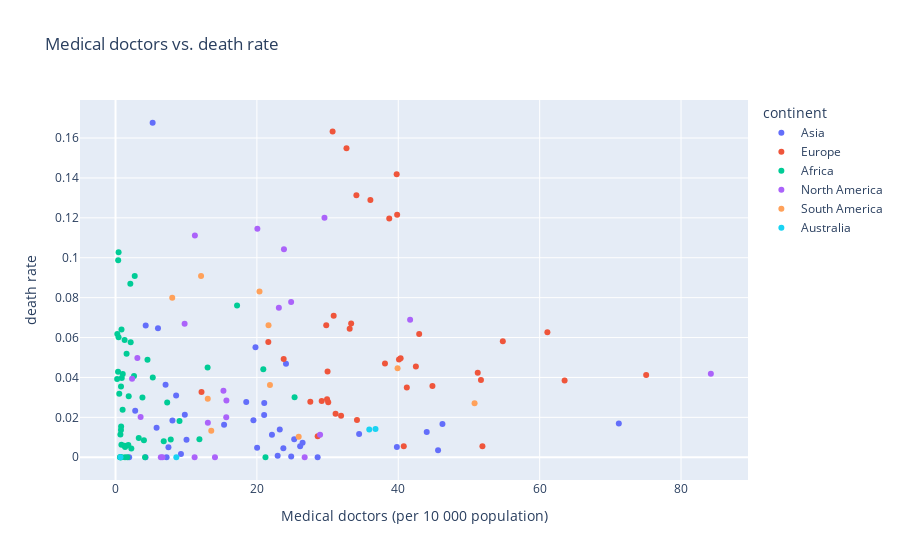

The cell this chart's notebook holds for it:
### Code cell
fig = px.scatter(doctors,
    x = 'Medical doctors (per 10 000 population)',
    y = 'deathrate',
    hover_name=countries,
    color='continent',
    title='Medical doctors vs. death rate')

fig.update_layout(
    yaxis_title="death rate"
    )

fig.show()

### Figure 1 — Plotly figure (JSON) as saved in the notebook; plotly's stock layout.template omitted (floating-point values rounded to 4 significant figures)
{"data": [{"hovertemplate": "<b>%{hovertext}</b><br><br>continent=Asia<br>Medical doctors (per 10 000 population)=%{x}<br>deathrate=%{y}<extra></extra>", "hovertext": ["Afghanistan", "Armenia", "Azerbaijan", "Bahrain", "Bangladesh", "Bhutan", "Cambodia", "China", "Cyprus", "Georgia", "India", "Indonesia", "Iraq", "Israel", "Japan", "Jordan", "Kazakhstan", "Kuwait", "Kyrgyzstan", "Lebanon", "Malaysia", "Maldives", "Mongolia", "Nepal", "Oman", "Pakistan", "Philippines", "Qatar", "Saudi Arabia", "Singapore", "Sri Lanka", "Tajikistan", "Thailand", "Timor-Leste", "Turkey", "United Arab Emirates", "Uzbekistan", "Yemen"], "legendgroup": "Asia", "marker": {"color": "#636efa", "symbol": "circle"}, "mode": "markers", "name": "Asia", "showlegend": true, "type": "scatter", "x": [2.782, 44.02, 34.46, 9.257, 5.809, 4.242, 1.927, 19.8, 19.51, 71.2, 8.571, 4.269, 7.079, 46.25, 24.11, 23.24, 39.8, 26.46, 22.13, 21.04, 15.36, 45.63, 28.59, 7.486, 20.03, 9.801, 6.004, 24.85, 26.12, 22.94, 10.04, 21.03, 8.05, 7.224, 18.49, 25.28, 23.74, 5.251], "xaxis": "x", "y": [0.02326, 0.0127, 0.01165, 0.001593, 0.01473, 0, 0, 0.05517, 0.01852, 0.01697, 0.03101, 0.06601, 0.03628, 0.01669, 0.04692, 0.01387, 0.005184, 0.007218, 0.01126, 0.02725, 0.01634, 0.0035, 0, 0.004975, 0.004761, 0.02136, 0.06467, 0.0004213, 0.005497, 0.000764, 0.008763, 0.02118, 0.01846, 0, 0.0277, 0.009057, 0.004553, 0.1677], "yaxis": "y"}, {"hovertemplate": "<b>%{hovertext}</b><br><br>continent=Europe<br>Medical doctors (per 10 000 population)=%{x}<br>deathrate=%{y}<extra></extra>", "hovertext": ["Albania", "Andorra", "Austria", "Belarus", "Belgium", "Bosnia and Herzegovina", "Bulgaria", "Croatia", "Czechia", "Denmark", "Estonia", "Finland", "France", "Germany", "Greece", "Hungary", "Iceland", "Ireland", "Italy", "Latvia", "Lithuania", "Luxembourg", "Malta", "Monaco", "Montenegro", "Netherlands", "Norway", "Poland", "Portugal", "Romania", "San Marino", "Serbia", "Slovakia", "Slovenia", "Spain", "Sweden", "Switzerland", "Ukraine"], "legendgroup": "Europe", "marker": {"color": "#EF553B", "symbol": "circle"}, "mode": "markers", "name": "Europe", "showlegend": true, "type": "scatter", "x": [12.16, 33.33, 51.7, 51.91, 30.71, 21.62, 40.33, 30.0, 41.21, 40.1, 44.83, 38.12, 32.67, 42.49, 54.79, 34.08, 40.78, 33.12, 39.77, 31.91, 63.53, 30.09, 28.6, 75.07, 27.56, 36.05, 29.16, 23.79, 51.24, 29.81, 61.09, 31.13, 34.16, 30.86, 38.72, 39.84, 42.96, 29.92], "xaxis": "x", "y": [0.03267, 0.06702, 0.03872, 0.005554, 0.1633, 0.05773, 0.04958, 0.04301, 0.03493, 0.04901, 0.03573, 0.04704, 0.1549, 0.04546, 0.0581, 0.1313, 0.005549, 0.06437, 0.1419, 0.02075, 0.03841, 0.02754, 0.01054, 0.04124, 0.02778, 0.129, 0.02818, 0.0492, 0.04237, 0.06614, 0.0626, 0.0218, 0.01873, 0.07089, 0.1197, 0.1215, 0.06176, 0.02903], "yaxis": "y"}, {"hovertemplate": "<b>%{hovertext}</b><br><br>continent=Africa<br>Medical doctors (per 10 000 population)=%{x}<br>deathrate=%{y}<extra></extra>", "hovertext": ["Algeria", "Angola", "Benin", "Botswana", "Burkina Faso", "Burundi", "Cabo Verde", "Cameroon", "Central African Republic", "Chad", "Comoros", "Djibouti", "Egypt", "Equatorial Guinea", "Eritrea", "Eswatini", "Ethiopia", "Gabon", "Gambia", "Ghana", "Guinea", "Guinea-Bissau", "Kenya", "Lesotho", "Liberia", "Libya", "Madagascar", "Malawi", "Mali", "Mauritania", "Mauritius", "Morocco", "Mozambique", "Namibia", "Niger", "Nigeria", "Rwanda", "Sao Tome and Principe", "Senegal", "Seychelles", "Sierra Leone", "Somalia", "South Africa", "Sudan", "Togo", "Tunisia", "Uganda", "Zambia", "Zimbabwe"], "legendgroup": "Africa", "marker": {"color": "#00cc96", "symbol": "circle"}, "mode": "markers", "name": "Africa", "showlegend": true, "type": "scatter", "x": [17.19, 2.146, 0.791, 5.269, 0.847, 1.001, 7.814, 0.881, 0.721, 0.434, 2.715, 2.237, 4.521, 4.017, 0.628, 3.285, 0.769, 6.819, 1.021, 1.359, 0.832, 1.274, 1.565, 0.692, 0.376, 20.91, 1.812, 0.358, 1.286, 1.865, 25.33, 7.308, 0.838, 4.182, 0.433, 3.806, 1.34, 0.531, 0.691, 21.21, 0.251, 0.23, 9.054, 2.618, 0.774, 13.03, 1.68, 11.87, 2.096], "xaxis": "x", "y": [0.07605, 0.05769, 0.01538, 0.04, 0.06407, 0.02381, 0.008955, 0.03967, 0, 0.1028, 0.09091, 0.004326, 0.04887, 0.008485, 0, 0.009615, 0.0137, 0.007989, 0.04167, 0.005085, 0.006287, 0.00578, 0.05192, 0, 0.09871, 0.04412, 0.006135, 0.04286, 0.05882, 0.03053, 0.03012, 0.02748, 0, 0, 0.06018, 0.03, 0, 0.03187, 0.01146, 0, 0.0618, 0.03928, 0.01814, 0.04069, 0.0355, 0.04502, 0, 0.009067, 0.08696], "yaxis": "y"}, {"hovertemplate": "<b>%{hovertext}</b><br><br>continent=North America<br>Medical doctors (per 10 000 population)=%{x}<br>deathrate=%{y}<extra></extra>", "hovertext": ["Antigua and Barbuda", "Bahamas", "Barbados", "Belize", "Canada", "Costa Rica", "Cuba", "Dominica", "Dominican Republic", "El Salvador", "Grenada", "Guatemala", "Haiti", "Honduras", "Jamaica", "Mexico", "Nicaragua", "Panama", "Saint Kitts and Nevis", "Saint Lucia", "Saint Vincent and the Grenadines", "Trinidad and Tobago"], "legendgroup": "North America", "marker": {"color": "#ab63fa", "symbol": "circle"}, "mode": "markers", "name": "North America", "showlegend": true, "type": "scatter", "x": [29.56, 20.07, 24.84, 11.23, 23.11, 28.94, 84.22, 11.19, 15.27, 15.66, 14.07, 3.549, 2.343, 3.089, 13.06, 23.83, 9.775, 15.69, 26.76, 6.409, 6.648, 41.67], "xaxis": "x", "y": [0.12, 0.1146, 0.07778, 0.1111, 0.07489, 0.01134, 0.04187, 0, 0.03335, 0.02003, 0, 0.02016, 0.0394, 0.04975, 0.01731, 0.1043, 0.06693, 0.02848, 0, 0, 0, 0.06897], "yaxis": "y"}, {"hovertemplate": "<b>%{hovertext}</b><br><br>continent=South America<br>Medical doctors (per 10 000 population)=%{x}<br>deathrate=%{y}<extra></extra>", "hovertext": ["Argentina", "Brazil", "Chile", "Colombia", "Ecuador", "Guyana", "Paraguay", "Peru", "Suriname", "Uruguay"], "legendgroup": "South America", "marker": {"color": "#FFA15A", "symbol": "circle"}, "mode": "markers", "name": "South America", "showlegend": true, "type": "scatter", "x": [39.9, 21.64, 25.91, 21.85, 20.37, 8.023, 13.54, 13.05, 12.1, 50.79], "xaxis": "x", "y": [0.04461, 0.06614, 0.01027, 0.0362, 0.08313, 0.08, 0.01327, 0.02929, 0.09091, 0.0271], "yaxis": "y"}, {"hovertemplate": "<b>%{hovertext}</b><br><br>continent=Australia<br>Medical doctors (per 10 000 population)=%{x}<br>deathrate=%{y}<extra></extra>", "hovertext": ["Australia", "Fiji", "New Zealand", "Papua New Guinea"], "legendgroup": "Australia", "marker": {"color": "#19d3f3", "symbol": "circle"}, "mode": "markers", "name": "Australia", "showlegend": true, "type": "scatter", "x": [36.78, 8.6, 35.9, 0.699], "xaxis": "x", "y": [0.01414, 0, 0.01397, 0], "yaxis": "y"}], "layout": {"legend": {"title": {"text": "continent"}, "tracegroupgap": 0}, "title": {"text": "Medical doctors vs. death rate"}, "xaxis": {"anchor": "y", "domain": [0, 1], "title": {"text": "Medical doctors (per 10 000 population)"}}, "yaxis": {"anchor": "x", "domain": [0, 1], "title": {"text": "death rate"}}}}
